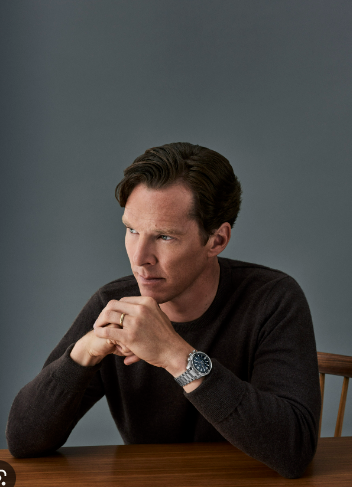
%> input picture Benedict.png, 352 x 487 px
$ octave 'Intensity Transformations.m'   (GNU Octave 9; MATLAB toolbox functions it lacks are replaced by stand-ins)
%> lines starting %> are read from the running program, lines starting %| are printed output that depends on the picture
I = imread('Benedict.png');
%> I is the input picture: size 487x352x3 uint8; mean R, G, B 68.4, 65.2, 62.6
figure(1);imshow(I);

I = rgb2gray(I);
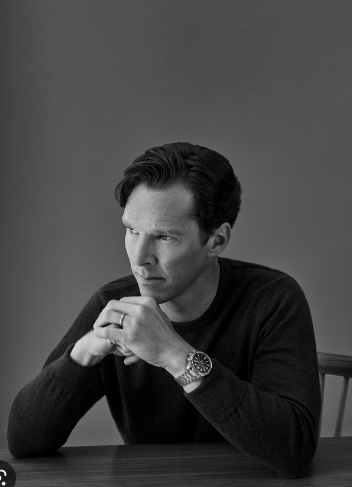
%> I: size 487x352 uint8; min 0, max 242, mean 66
figure(2);
imshow(I);

[row,col] = size(I);
%> row = 487; col = 352


hist1 = zeros(1,256);

for i = 1 : row
    for j = 1 : col
    	temp = I(i,j)+1;
        hist1(temp) =  hist1(temp)+1;
    end
end
%> after the loop, hist1 = 256 values, max 7969 at index 83, min 0 at index 212, mean 669.6

figure(3);
subplot(5,2,1),imshow(I);title('Gray Scale');
subplot(5,2,2),bar(hist1);


ID = im2double(I);
A = double(zeros(row,col));
c = 1.56;
g = 2.5;


for i = 1 : row
    for j = 1 : col
        A(i,j) =  c*ID(i,j)^g;
    end
end

A = uint8(255*A);
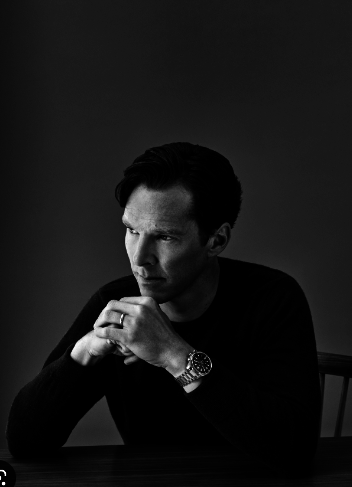
%> A: size 487x352 uint8; min 0, max 255, mean 21.1
figure(3);
subplot(5,2,3),imshow(A);title('Power Law transformed image');

hist2 = zeros(1,256);

for i = 1 : row
    for j = 1 : col
    	temp = A(i,j)+1;
        hist2(temp) =  hist2(temp)+1;
    end
end
%> after the loop, hist2 = 256 values, max 24864 at index 1, min 0 at index 48, mean 669.6

figure(3);
subplot(5,2,4),bar(hist2);


A = 200;
B = uint8(zeros(row,col));


for i = 1:row
    for j = 1:col
        if(I(i,j) < A)
            B(i,j) = I(i,j) + (0.5 * I(i,j));
        else
            B(i,j) = I(i,j) - (0.25 * I(i,j));
        end
    end
end
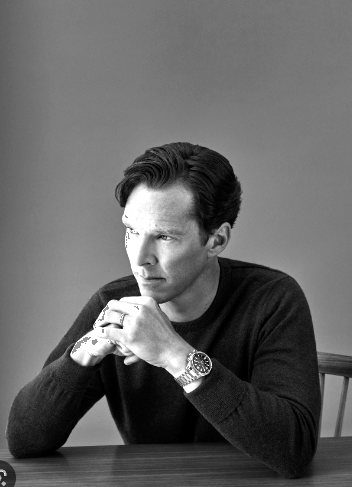
%> B: size 487x352 uint8; min 0, max 255, mean 98.8

figure(3);
subplot(5,2,5),imshow(B);title('Increase-Decrease brightness image');


hist3 = zeros(1,256);

for i = 1 : row
    for j = 1 : col
    	temp = B(i,j)+1;
        hist3(temp) =  hist3(temp)+1;
    end
end
%> after the loop, hist3 = 256 values, max 7969 at index 124, min 0 at index 2, mean 669.6

figure(3);
subplot(5,2,6),bar(hist3);


C = double(zeros(row,col));
c = 1.9;

for i = 1 : row
    for j = 1 : col
        C(i,j) =  c*log(ID(i,j)+1);
    end
end
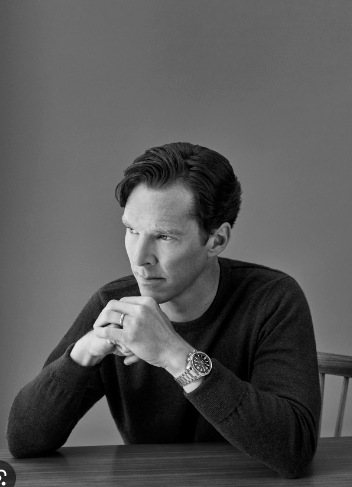
%> C: size 487x352 double; min 0, max 1.27, mean 0.425; drawn with min black and max white

C = uint8(255*C);
%> C: size 487x352 uint8
figure(3);
subplot(5,2,7),imshow(C);title('Log transformed image');

hist4 = zeros(1,256);

for i = 1 : row
    for j = 1 : col
    	temp = C(i,j)+1;
        hist4(temp) =  hist4(temp)+1;
    end
end
%> after the loop, hist4 = 256 values, max 7969 at index 136, min 0 at index 2, mean 669.6

figure(3);
subplot(5,2,8),bar(hist4);


D = uint8(zeros(row,col));

for i = 1 : row
    for j = 1 : col
        D(i,j) =  255 - I(i,j);
    end
end
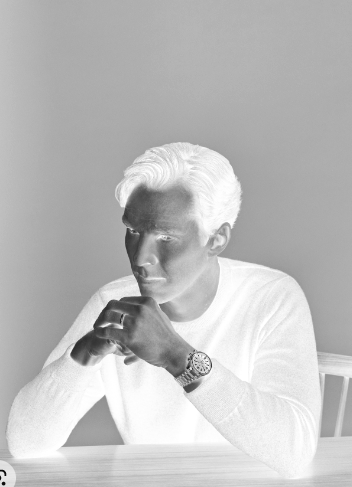
%> D: size 487x352 uint8; min 13, max 255, mean 189

figure(3);
subplot(5,2,9),imshow(D);title('Negative image');


hist5 = zeros(1,256);

for i = 1 : row
    for j = 1 : col
    	temp = D(i,j)+1;
        hist5(temp) =  hist5(temp)+1;
    end
end
%> after the loop, hist5 = 256 values, max 7969 at index 174, min 0 at index 1, mean 669.6

figure(3);
subplot(5,2,10),bar(hist5);
%> after `bar(hist5)`:
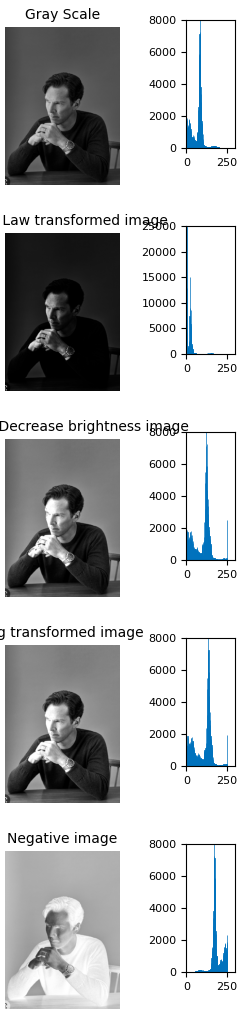
%> figure redrawn from the program's plot data, 10 panels


figure(4);
subplot(3,2,1);
bar(hist1);
title('Gray Scale');

subplot(3,2,2);
bar(hist2);
title('Power Law');

subplot(3,2,3);
bar(hist3);
title('Threshold');

subplot(3,2,4);
bar(hist4);
title('Log Transformation');

subplot(3,2,5);
bar(hist5);
title('Negative');
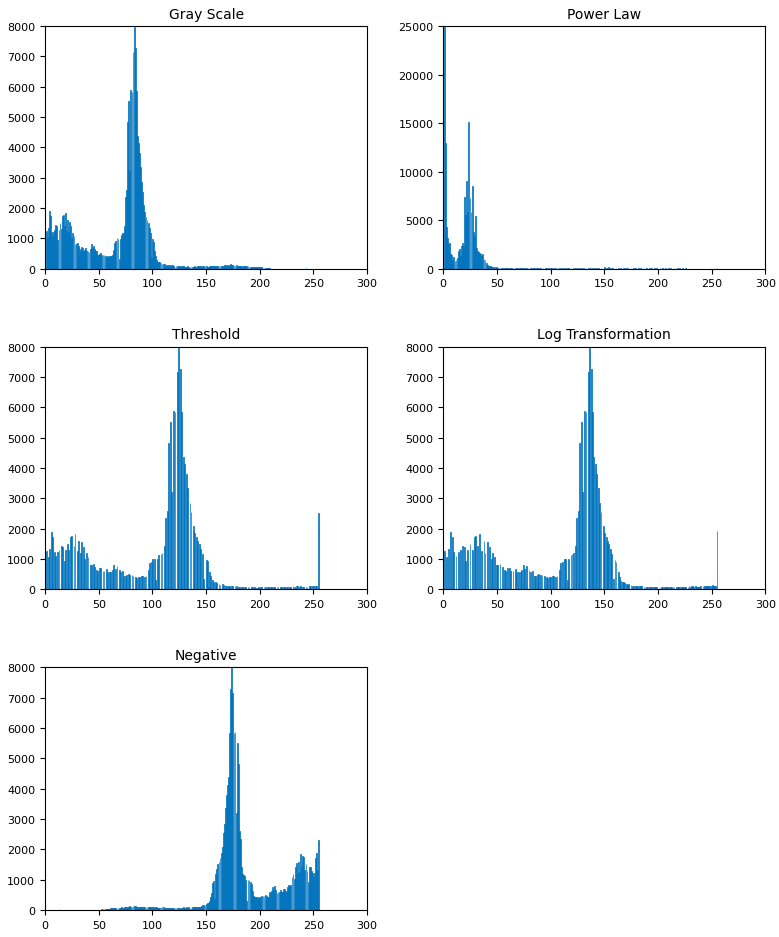
%> figure redrawn from the program's plot data, 5 panels; panel 1: tallest bar 7969 high, from x = 82.6 to 83.4; panel 2: tallest bar 24864 high, from x = 0.6 to 1.4; panel 3: tallest bar 7969 high, from x = 123.6 to 124.4; panel 4: tallest bar 7969 high, from x = 135.6 to 136.4
